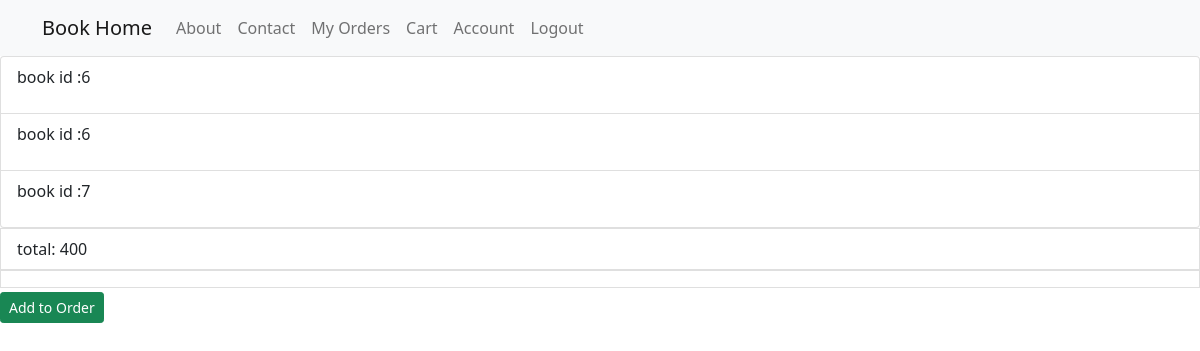
Page /cart (signed in) on the earlier database version.
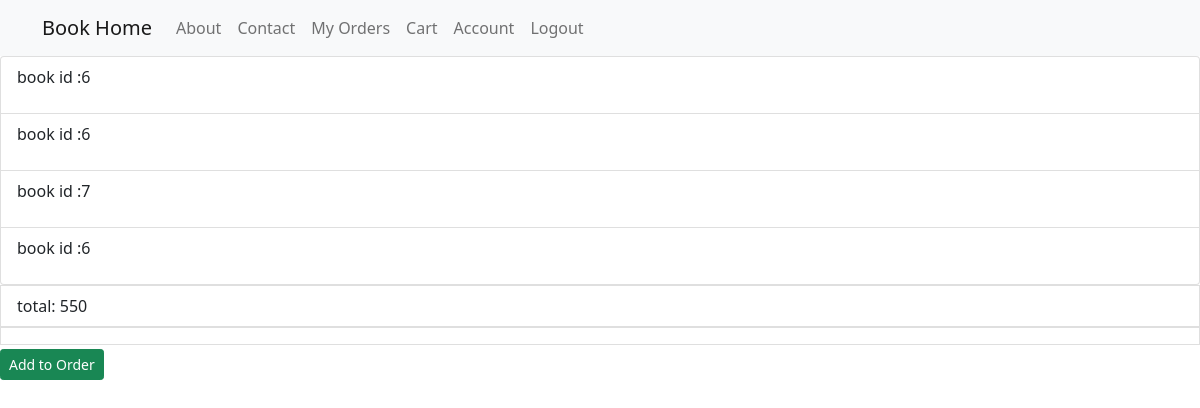
Same page on the later database version.
### Models.py (models this page shows, shortened)
class Cart(db.Model, UserMixin):
    id = db.Column(db.Integer, primary_key=True)
    user_id = db.Column(db.Integer, db.ForeignKey('user.id'), nullable=False)
    book_id = db.Column(db.Integer, db.ForeignKey('book.id'), nullable=False)

### routes.py (the view)
@app.route("/cart")
def cart():
    carts=Cart.query.filter_by(user_id=current_user.id).all()
    sum=0
    for cart in carts:
        sum=sum+cart.cartbook.price
    return render_template('cart.html', carts=carts,total=sum)

### Models.py (called while the page is built)
@login_manager.user_loader
def load_user(user_id):
    return User.query.get(int(user_id))

### templates/cart.html
{% extends "home.html" %}
  {% block content %}
    <div class="list-group">
      {%for cart in carts%}
      <a href="#" class="list-group-item list-group-item-action">
          <div class="d-flex w-100 justify-content-between">
        <p class="article-content">book id :{{ cart.book_id }}</p>
       </div>
       {%endfor%}
      </div>
       total: {{total}}
    {%if  carts %}
              <div>
    <a class="btn btn-success btn-sm mt-1 mb-1" href="{{ url_for('add_order') }}">Add to Order</a>
    </div>
    {%endif%}
  {% endblock %}

Differences in the rows shown:
added Cart: book_id "6"
Other differences:
{{ total }}: "400" → "550"
